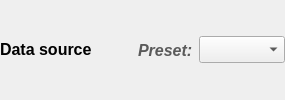
    <widget class="QFrame" name="frame">
     <property name="sizePolicy">
      <sizepolicy hsizetype="Preferred" vsizetype="MinimumExpanding">
       <horstretch>0</horstretch>
       <verstretch>0</verstretch>
      </sizepolicy>
     </property>
     <property name="font">
      <font>
       <pointsize>11</pointsize>
      </font>
     </property>
     <property name="frameShape">
      <enum>QFrame::NoFrame</enum>
     </property>
     <property name="frameShadow">
      <enum>QFrame::Plain</enum>
     </property>
     <layout class="QHBoxLayout" name="horizontalLayout">
      <property name="margin">
       <number>0</number>
      </property>
      <item>
       <widget class="QLabel" name="label">
        <property name="sizePolicy">
         <sizepolicy hsizetype="Preferred" vsizetype="Minimum">
          <horstretch>0</horstretch>
          <verstretch>0</verstretch>
         </sizepolicy>
        </property>
        <property name="minimumSize">
         <size>
          <width>0</width>
          <height>20</height>
         </size>
        </property>
        <property name="maximumSize">
         <size>
          <width>16777215</width>
          <height>20</height>
         </size>
        </property>
        <property name="sizeIncrement">
         <size>
          <width>0</width>
          <height>0</height>
         </size>
        </property>
        <property name="font">
         <font>
          <pointsize>12</pointsize>
          <weight>75</weight>
          <bold>true</bold>
          <underline>false</underline>
         </font>
        </property>
        <property name="text">
         <string>Data source</string>
        </property>
        <property name="alignment">
         <set>Qt::AlignLeading|Qt::AlignLeft|Qt::AlignTop</set>
        </property>
        <property name="wordWrap">
         <bool>false</bool>
        </property>
       </widget>
      </item>
      <item>
       <spacer name="horizontalSpacer">
        <property name="font">
         <font>
          <pointsize>11</pointsize>
         </font>
        </property>
        <property name="orientation">
         <enum>Qt::Horizontal</enum>
        </property>
        <property name="sizeHint" stdset="0">
         <size>
          <width>40</width>
          <height>20</height>
         </size>
        </property>
       </spacer>
      </item>
      <item>
       <widget class="QLabel" name="label_14">
        <property name="sizePolicy">
         <sizepolicy hsizetype="Minimum" vsizetype="Minimum">
          <horstretch>0</horstretch>
          <verstretch>0</verstretch>
         </sizepolicy>
        </property>
        <property name="font">
         <font>
          <pointsize>12</pointsize>
          <weight>75</weight>
          <italic>true</italic>
          <bold>true</bold>
         </font>
        </property>
        <property name="styleSheet">
         <string notr="true">color: rgb(90, 90, 90);</string>
        </property>
        <property name="text">
         <string>Preset:</string>
        </property>
       </widget>
      </item>
      <item>
       <widget class="QComboBox" name="comboBoxPreset">
        <property name="font">
         <font>
          <pointsize>12</pointsize>
         </font>
        </property>
       </widget>
      </item>
     </layout>
    </widget>
